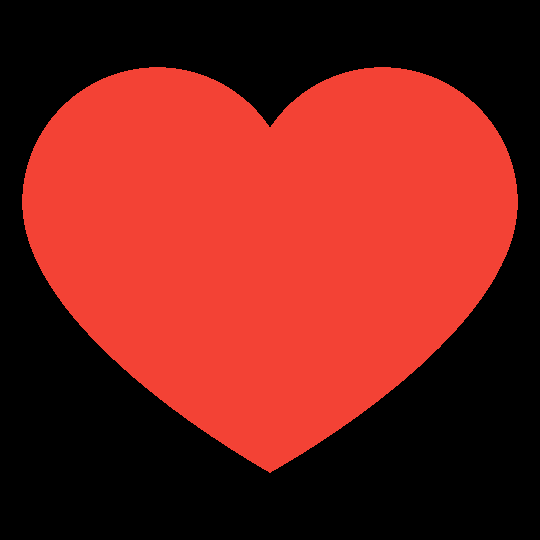
#> input picture love.png, 540 x 540 px
$ python image.py
#> lines starting #> are read from the running program, lines starting #| are printed output that depends on the picture
import cv2 as cv
import numpy as np
img = cv.imread('love.png', 0)
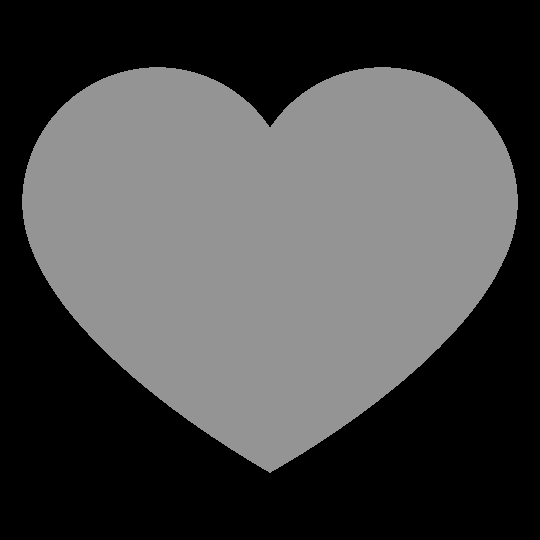
#> img: shape (540, 540); min 0, max 150, mean 72.2


def rescaleFrame(frame, scale=0.75):
#> called with scale = 1
    width = int(frame.shape[1]*scale)
#> width = 540
    height = int(frame.shape[0]*scale)
#> height = 540
    dimensions = (width, height)
#> dimensions = (540, 540)
    return cv.resize(frame, dimensions, interpolation=cv.INTER_AREA)


img = rescaleFrame(img, 1)


a = set()
w = img.shape[1]
#> w = 540
h = img.shape[0]
#> h = 540

black = np.zeros((w, h, 3), dtype='uint8')
for x in range(0, w):
    for y in range(0, h):
        if(img[y][x] != 0):

            a.add('{'+f'x:{x},y:{y}'+'},')
            break
for x in range(0, w):
    for y in range(h-1, 0, -1):
        if (img[y][x] != 0):

            a.add('{'+f'x:{x},y:{y}'+'},')
            break
for y in range(0, h):
    for x in range(0, w):
        if(img[y][x] != 0):

            a.add('{'+f'x:{x},y:{y}'+'},')
            break
for y in range(0, h):
    for x in range(w-1, 0, -1):
        if(img[y][x] != 0):

            a.add('{'+f'x:{x},y:{y}'+'},')
            break
with open("c.txt", 'w') as f:
    for i in a:
        f.write(i+'\n')
